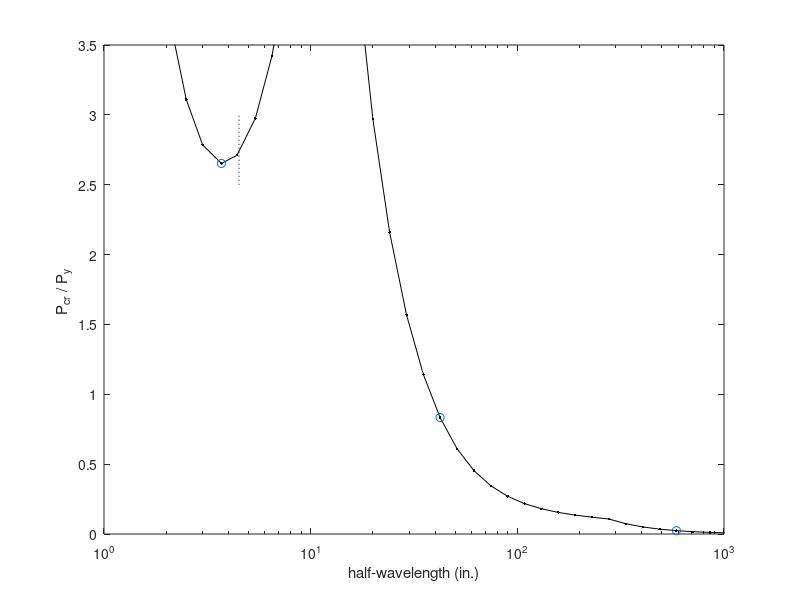

Here is the MATLAB script that generated this plot: (Note: this script raises an error after producing the figure.)
%BWS
%May 2005
%Post-processing an analysis
%
clear all
close all
%
currentlocation=['c:\ben\cufsm\cufsm_working\cufsm3\source'];
addpath([currentlocation]);
addpath([currentlocation,'\analysis']);
addpath([currentlocation,'\analysis\GBTconstraints']);
addpath([currentlocation,'\helpers']);
addpath([currentlocation,'\interface']);
addpath([currentlocation,'\plotters']);
%
%minimum inputs
load hat_P
Fy=50;
b=4.5;
length_index_plotted=[13 26 40]
label=['Hat section (AISI 2002 Ex. I-13)'];
%
%Figures
figure(1)
semilogx(curve(:,1),curve(:,2),'k.-')
axis([1 1000 0 3.5])
hold on,plot([b b],[2.5 3.0],'k:'),hold off
xlabel('half-wavelength (in.)')
ylabel('P_{cr} / P_y ') 
hold on
semilogx(curve(length_index_plotted,1),curve(length_index_plotted,2),'o')
hold off
%embelish the plot a bit with the cross-section
scale=1;
[A,xcg,zcg,Ixx,Izz,Ixz,thetap,I11,I22]=grosprop(node,elem);
unsymm=0;
[Py,Mxx_y,Mzz_y,M11_y,M22_y]=yieldMP(node,Fy,A,xcg,zcg,Ixx,Izz,Ixz,thetap,I11,I22,unsymm)
%flags:[node# element# mat# stress# stresspic coord constraints springs origin] 1 means show
flags=[0 0 0 0 0 0 1 1 1]; %these flags control what is plotted, node#, elem#
axesnum=axes('Units','normalized','Position',[0.6 0.6 0.25 0.25],'visible','off');
strespic(node,elem,axesnum,scale)
%crossect(node,elem,axesnum,springs,constraints,flags)
%propplot(node,elem,xcg,zcg,thetap,axesnum)
title(label)
text(b/2,1.5,['P_y=',num2str(Py,'%4.2f'),'kips']);
%
%and with the mode shapes
scale=1;
modeindex=1;
undefv=1;
scale=1;
springs=0;
%local
axesshape=axes('Units','normalized','Position',[0.15 0.4 0.2 0.2],'visible','off');
scale=1;
lengthindex=length_index_plotted(1);
dispshap(undefv,node,elem,shapes(:,lengthindex,modeindex),axesshape,scale,springs);
title(['Local P_{cr}/P_y=',num2str(curve(lengthindex,2),'%2.2f')])
%FT
axesshape=axes('Units','normalized','Position',[0.3 0.1 0.25 0.25],'visible','off');
scale=1;
lengthindex=length_index_plotted(2);
dispshap(undefv,node,elem,shapes(:,lengthindex,modeindex),axesshape,scale,springs);
title(['Flexural-torsional'])
%title(['Distortional P_{cr}/P_y=',num2str(curve(lengthindex,2),'%2.2f')])
%F
axesshape=axes('Units','normalized','Position',[0.7 0.15 0.2 0.2],'visible','off');
scale=1;
lengthindex=length_index_plotted(3);
dispshap(undefv,node,elem,shapes(:,lengthindex,modeindex),axesshape,scale,springs);
title('Flexural')
%title(['Lateral-torsional M_{cr}/M_y=',num2str(curve(lengthindex,2),'%2.2f')])


